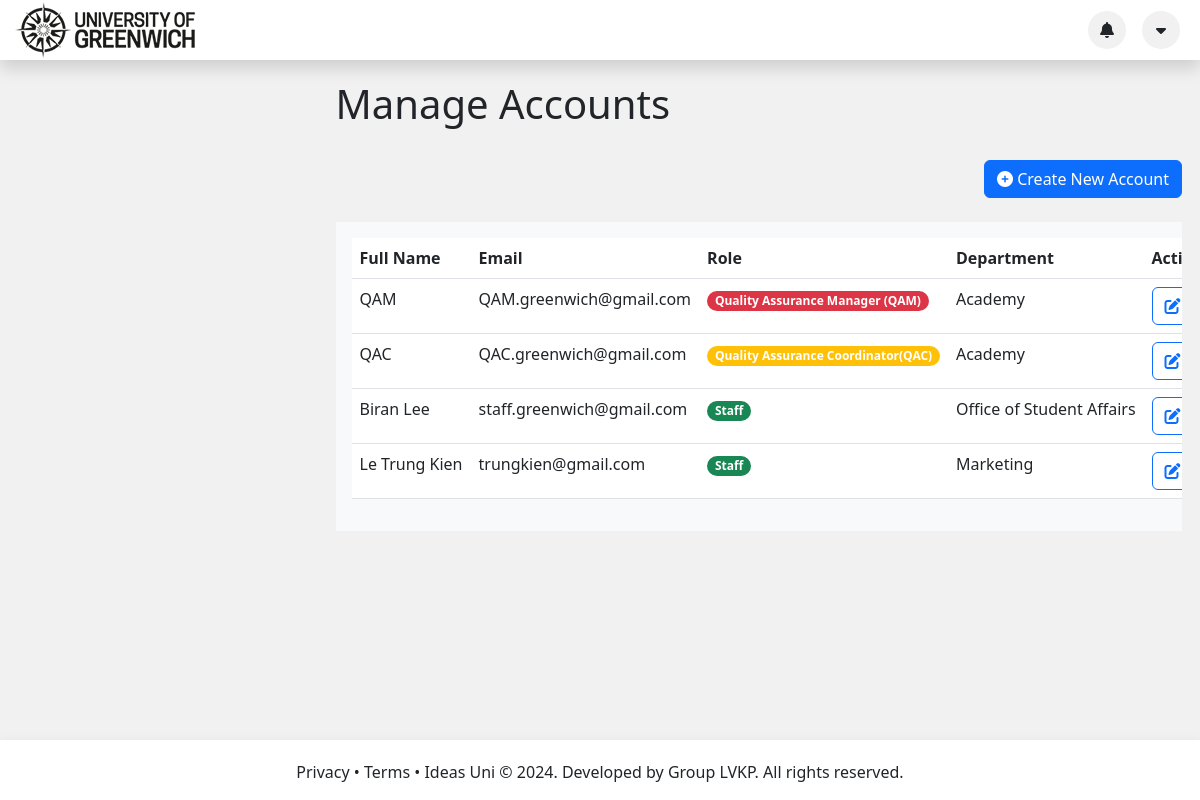
Screenshot of /QAM_Account.php with the database file from the repository.
### tables this page shows
CREATE TABLE Staff
(
    StaffID      INT PRIMARY KEY AUTO_INCREMENT,
    FullName     VARCHAR(50) NOT NULL,
    Email        VARCHAR(50) NOT NULL,
    Password     TEXT        NOT NULL,
    RoleID       INT         NOT NULL,
    DepartmentID INT NULL,
    FOREIGN KEY (RoleID) REFERENCES Role (RoleID),
    FOREIGN KEY (DepartmentID) REFERENCES Department (DepartmentID)
);

CREATE TABLE Role
(
    RoleID   INT PRIMARY KEY AUTO_INCREMENT,
    RoleName VARCHAR(50) NOT NULL
);

CREATE TABLE Department
(
    DepartmentID   INT PRIMARY KEY AUTO_INCREMENT,
    DepartmentName VARCHAR(50) NOT NULL
);

### QAM_Account.php (the view, shortened to what this page needs)
<!DOCTYPE html>
<html lang="en">
<head>
    <link rel="stylesheet" href="https://cdnjs.cloudflare.com/ajax/libs/font-awesome/6.3.0/css/all.min.css"
/>
    <link href="https://cdn.jsdelivr.net/npm/bootstrap@5.3.0-alpha1/dist/css/bootstrap.min.css" rel="stylesheet"
>
    <link rel="stylesheet" type="text/css" href="./css/style.css">
</head>
<body class="bg-gray">
<?php
include 'header.php';
?>
<div class="container-fluid" style="margin-bottom: 100px;">
    <div class="row justify-content-evenly">
        <div class="col-12">
            <div class="d-flex flex-column justify-content-center mx-auto main-container">
                <h1>Manage Accounts</h1>
                <div class="d-flex justify-content-end align-items-center my-4">
                    <button class="btn btn-primary" data-bs-toggle="modal" data-bs-target="#createAccountModal">
                        <i class="fas fa-plus-circle"></i> Create New Account
                    </button>
                </div>
                <?php
                include_once("connection.php");
                $sql = "SELECT Staff.*, Role.RoleName, Department.DepartmentName FROM Staff JOIN Role ON Staff.RoleID = Role.RoleID JOIN Department ON Staff.DepartmentID = Department.DepartmentID";
                $result = mysqli_query($conn, $sql);
                ?>
                <div class="bg-light p-3 table-responsive">
                    <?php if (mysqli_num_rows($result) > 0) { ?>
                        <table class="table">
                            <thead>
                            <tr>
                                <th>Full Name</th>
                                <th>Email</th>
                                <th>Role</th>
                                <th>Department</th>
                                <th>Action</th>
                            </tr>
                            </thead>
                            <?php while ($row = mysqli_fetch_assoc($result)) { ?>
                                <tbody>
                                <tr>
                                    <td><?= $row['FullName']; ?></td>
                                    <td><?= $row['Email']; ?></td>
                                    <?php if ($row['RoleID'] == '1') { ?>
                                        <td><span class="badge bg-danger rounded-pill"><?= $row['RoleName']; ?></span>
                                        </td>
                                    <?php } else if ($row['RoleID'] == '2') { ?>
                                        <td><span class="badge bg-warning rounded-pill"><?= $row['RoleName']; ?></span>
                                        </td>
                                    <?php } else if ($row['RoleID'] == '3') { ?>
                                        <td><span class="badge bg-success rounded-pill"><?= $row['RoleName']; ?></span>
                                        </td>
                                    <?php } ?>
                                    <td><?= $row['DepartmentName']; ?></td>
                                    <td>
                                        <button class="btn btn-outline-primary me-2" id="editStaff"
                                                data-id="<?php echo $row['StaffID']; ?>"
                                                data-fullname="<?php echo $row['FullName']; ?>"
                                                data-email="<?php echo $row['Email']; ?>"
                                                data-role="<?php echo $row['RoleID']; ?>"
                                                data-department="<?php echo $row['DepartmentID']; ?>"
                                                data-toggle="modal" data-target="#editAccountModal">
                                            <i class="fas fa-edit"></i> Edit
                                        </button>
                                    </td>
                                </tr>
                                </tbody>
                            <?php } ?>
                        </table>
                    <?php } else { ?>
                        <p>No staff found.</p>
                    <?php } ?>
                </div>
            </div>
        </div>
    </div>
</div>
<?php
include 'footer.php';
?>
</body>
</html>

### header.php (shortened to what this page needs)
<header>
    <div class="bg-white d-flex align-items-center fixed-top shadow" style="min-height: 60px; z-index: 10;">
        <div class="container-fluid">
            <div class="row align-items-center">
                <div class="col d-flex align-items-center">
                    <img class="logoImage" src="./img/logo.png" alt="University of Greenwich">
                </div>
                <div class="col d-flex align-items-center justify-content-end">
                    <div class="rounded-circle p-1 bg-gray d-flex align-items-center justify-content-center mx-2"
                         style="width: 38px; height: 38px" type="button" id="notMenu" data-bs-toggle="dropdown"
                         aria-expanded="false" data-bs-auto-close="outside">
                        <i class="fas fa-bell"></i>
                    </div>
                    <div class="
                                rounded-circle
                                p-1
                                bg-gray
                                d-flex
                                align-items-center
                                justify-content-center
                                mx-2
                            " style="width: 38px; height: 38px" type="button" id="secondMenu" data-bs-toggle="dropdown"
                         aria-expanded="false" data-bs-auto-close="outside">
                        <i class="fas fa-caret-down"></i>
                    </div>
                </div>
            </div>
        </div>
    </div>
</header>

### footer.php
<footer class="bg-white d-flex align-items-center shadow" style="position: fixed; bottom: 0; left: 0; right: 0;">
    <div class="container">
        <div class="row">
            <div class="col-md-12 text-center" style="margin-top: 20px;">
                <p>
                    Privacy &#8226; Terms &#8226; Ideas Uni &copy; 2024. Developed by Group LVKP. All rights reserved.
                </p>
            </div>
        </div>
    </div>
</footer>

### css/style.css (style rules this page uses)
@media (min-width: 62em) { footer { position: fixed; bottom: 0; width: 100%; } }
.table-responsive { overflow-x: auto; }
.d-flex { display: flex; }
.flex-column { flex-direction: column; }
.justify-content-center { justify-content: center; }
.mx-auto { margin-left: auto; margin-right: auto; }
.main-container { padding-top: 80px; max-width: 97vw; overflow-x: hidden; padding-left: 27%; }
.table td, .table th { white-space: nowrap; overflow: hidden; text-overflow: ellipsis; }
.bg-gray { background-color: #f1f1f1; }
.text-center { text-align: center; }

### rows the page displays
staff: FullName "QAM", Email "QAM.greenwich@gmail.com", RoleID.RoleName "Quality Assurance Manager (QAM)", DepartmentID.DepartmentName "Academy"
staff: FullName "QAC", Email "QAC.greenwich@gmail.com", RoleID.RoleName "Quality Assurance Coordinator(QAC)", DepartmentID.DepartmentName "Academy"
staff: FullName "Biran Lee", Email "staff.greenwich@gmail.com", RoleID.RoleName "Staff", DepartmentID.DepartmentName "Office of Student Affairs"
staff: FullName "Le Trung Kien", Email "trungkien@gmail.com", RoleID.RoleName "Staff", DepartmentID.DepartmentName "Marketing"
